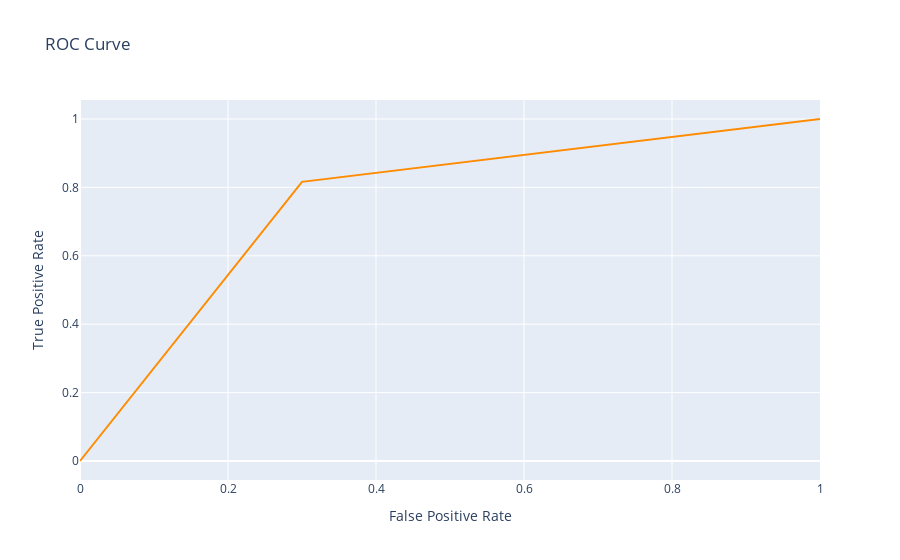

This figure's notebook cell:
### Code cell
import plotly.graph_objects as go
# ROC Curve oluşturma
fpr, tpr, thresholds = roc_curve(y_test, predicted_classes)

# Plotly ile ROC Curve oluşturma
fig = go.Figure()
fig.add_trace(go.Scatter(x=fpr, y=tpr,
                    mode='lines',
                    line=dict(color='darkorange', width=2)))
fig.update_layout(title='ROC Curve',
                  xaxis_title='False Positive Rate',
                  yaxis_title='True Positive Rate',
                  showlegend=False)
fig.show()

### Figure 1 — Plotly figure (JSON) as saved in the notebook; plotly's stock layout.template omitted (floating-point values rounded to 4 significant figures)
{"data": [{"line": {"color": "darkorange", "width": 2}, "mode": "lines", "type": "scatter", "x": [0, 0.3, 1], "y": [0, 0.8163, 1]}], "layout": {"autosize": true, "showlegend": false, "title": {"text": "ROC Curve"}, "xaxis": {"autorange": true, "range": [0, 1], "title": {"text": "False Positive Rate"}, "type": "linear"}, "yaxis": {"autorange": true, "range": [-0.05556, 1.056], "title": {"text": "True Positive Rate"}, "type": "linear"}}}
